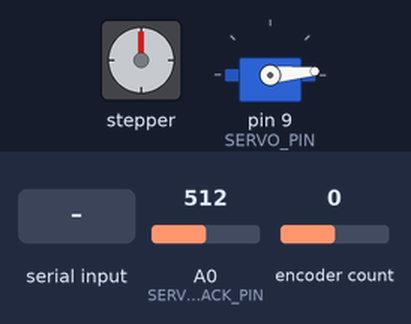
The sketch below on a simulated Arduino Uno, built with avr-gcc and run on an emulated ATmega328P. Parts: stepper motor, servo. Wiring (inferred from the names in the program): stepper motor driver (200 steps per turn assumed): step pin 6; direction pin 5. Inputs (shaded band) come from the test bench; at power-on: encoder count 0, A0 (SERVO_FEEDBACK_PIN) = 512. What the sketch prints to the serial monitor is not drawn.

Above: at 2.7 s.
2.8 s: "90,45,200\n" received over Serial
At 3.25 s:
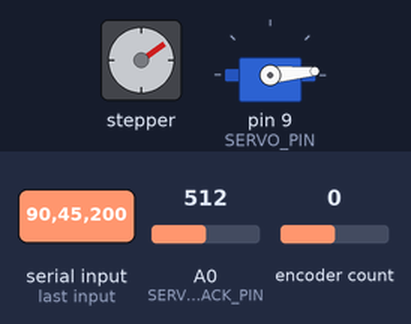
At 3.85 s:
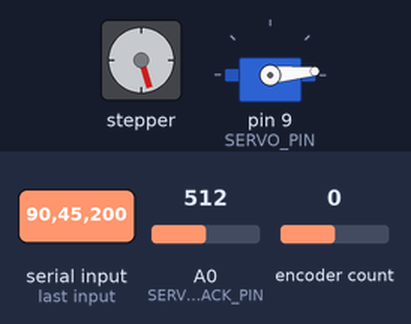
5.8 s: encoder count set to 1
At 11.1 s:
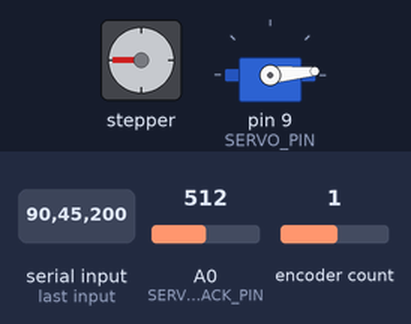
Timing chart, 0 to 20.0 s (numbered marks = the images above; inputs shaded):
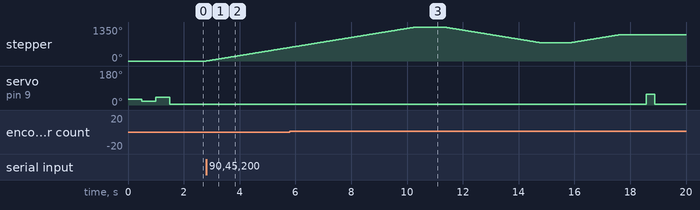

Measured:
- after the input at 2.8 s, stepper: keeps turning clockwise at about 180°/s, starting at once

The sketch:

combobreaker.ino
```cpp
#define CW true
#define CCW !CW

#include <Servo.h>
#include <Encoder.h>

#define SERVO_DEFAULT 30
#define SERVO_MIN 0
#define SERVO_MAX 200
#define SERVO_PIN 9
#define SERVO_FEEDBACK_PIN A0
#define FB_DIFF 10
#define FB_TOLERANCE 3.5
#define FB_DELAY 500

#define ENCODER1 2
#define ENCODER2 3
#define ENCODER_STEPS 1200

#define DIR_PIN  5
#define STEP_PIN 6


#define STEPS 200

#define MIN_DELAY 10

#define DIGITS 40

#define mod(a, b) ((a % b + b) % b)

#define BAUDRATE 9600

int current_digit = 0;

Servo shackle;
Encoder myEnc(ENCODER1, ENCODER2);
long oldPosition;
int mini, maxi, minFeedback, maxFeedback;
char inputBuffer[10];

int combo[3];
String numbers[6];

void setup()
{
  Serial.begin(BAUDRATE);

  pinMode(DIR_PIN, OUTPUT);
  pinMode(STEP_PIN, OUTPUT);
  pinMode(SERVO_FEEDBACK_PIN, INPUT);
  shackle.attach(SERVO_PIN);
  oldPosition = myEnc.read();

  calibrateServo();
}

void blink(int num) {
  for (int i = 0; i < num; i++) {
    digitalWrite(LED_BUILTIN, HIGH);
    delay(500);
    digitalWrite(LED_BUILTIN, LOW);
    delay(500);
  }
}

void loop()
{
  if (Serial.available() > 0) {
    Serial.readBytes(inputBuffer, Serial.available());


    if (numbers[0].equals("")) {
      numbers[0] = inputBuffer;
    } else if (numbers[1].equals("")) {
      numbers[1] = inputBuffer;
    } else if (numbers[2].equals("")) {
      numbers[2] = inputBuffer;
    } else if (numbers[3].equals("")) {
      numbers[3] = inputBuffer;
    } else if (numbers[4].equals("")) {
      numbers[4] = inputBuffer;
    } else if (numbers[5].equals("")) {
      numbers[5] = inputBuffer;
    }

    if (!numbers[5].equals("")) {
      String res = "";
      for (int i = 0; i < 2; i++) {
        res += numbers[i];
      }


      combo[0] = res.toInt();

      res = "";
      for (int i = 2; i < 4; i++) {
        res += numbers[i];
      }

      combo[1] = res.toInt();

      res = "";
      for (int i = 4; i < 6; i++) {
        res += numbers[i];
      }

      combo[2] = res.toInt();

      pin(combo[0], combo[1], combo[2]);
      openShackle();
      for (int i = 0; i < 6; i++) {
//        blink(numbers[i].toInt());
//        delay(1000);
        numbers[i] = "";
      }
    }
  }
}

void shackleHigh()
{
  shackle.write(maxi + (FB_DIFF * (FB_TOLERANCE - 1)));
}

// puts the shackle in middle position
void shackleMid()
{
  shackle.write(maxi);
}

// attempts to open the shackle *safely*
boolean openShackle()
{
  int fb;
  boolean ret = false;

  shackle.write(maxi + (FB_DIFF * FB_TOLERANCE * 1.5));
  delay(300);

  fb = analogRead(SERVO_FEEDBACK_PIN);
  if (fb - maxFeedback > FB_DIFF * FB_TOLERANCE)
  {
    Serial.println("OPENED!");
    ret = true;
  }
  else
  {
    ret = false;
    Serial.println("not opened :(");
  }

  shackleMid();
  return ret;
}

// detect the middle and high positions of the servo
void calibrateServo()
{
  int fb;
  int i = SERVO_DEFAULT;

  shackle.write(i);
  delay(500);
  fb = analogRead(SERVO_FEEDBACK_PIN);

  Serial.println(fb);
  for (i -= FB_DIFF; i > SERVO_MIN; i -= FB_DIFF)
  {
    Serial.print("i=");
    Serial.print(i);
    shackle.write(i);
    mini = i;
    delay(FB_DELAY);
    minFeedback = analogRead(SERVO_FEEDBACK_PIN);
    Serial.print(" fb=");
    Serial.println(minFeedback);

    if (fb - minFeedback < FB_DIFF)
    {
      mini = i + (FB_DIFF * FB_TOLERANCE);
      Serial.println("crap!");
      break;
    }
    fb = minFeedback;

  }


  for (i += FB_DIFF * 2; i <= SERVO_MAX; i += FB_DIFF)
  {
    Serial.print("i=");
    Serial.print(i);
    shackle.write(i);
    maxi = i;
    delay(FB_DELAY);
    maxFeedback = analogRead(SERVO_FEEDBACK_PIN);
    Serial.print(" fb=");
    Serial.println(maxFeedback);

    if (maxFeedback - fb < FB_DIFF)
    {
      maxi = i - (FB_DIFF * FB_TOLERANCE);
      Serial.print("crap!! changing to ");
      Serial.println(maxi);
      shackleMid();
      break;
    }
    fb = maxFeedback;

  }

  Serial.print("mini=");
  Serial.print(mini);
  Serial.print(" maxi=");
  Serial.print(maxi);
  Serial.println("");
}

// enter a full combination through the dial
void pin(int pin1, int pin2, int pin3)
{
  spinto(3, pin1, CW);
  delay(1000);

  spinto(1, pin2, CCW);
  delay(1000);

  spinto(0, pin3, CW);
  delay(1000);
}

void spinto(int spins, int digit, boolean cw)
{
  digitalWrite(DIR_PIN, cw ? HIGH : LOW);

  for (int i = 0; i < spins; i++)
  {
    step(STEPS);
  }
  int tmp = digit;
  Serial.print("going to ");
  Serial.print(digit);
  Serial.print(" cur=");
  Serial.print(current_digit);

  if (cw == CW)
    digit = (DIGITS - digit) + current_digit;
  else
    digit = digit - current_digit;

  digit = mod(digit, DIGITS);

  // track where we are for next time
  current_digit = tmp;

  Serial.print(" moving ");
  Serial.println(digit);
  step(digit * (STEPS / DIGITS));
}
void step(int steps)
{
  long newPosition;
  for (int i = 0; i < steps; i++)
  {
    digitalWrite(STEP_PIN, LOW);
    digitalWrite(STEP_PIN, HIGH);
    delay(MIN_DELAY);
  }

  newPosition = myEnc.read();
  if (newPosition != oldPosition)
  {
    oldPosition = mod(newPosition, ENCODER_STEPS);//XXX
    Serial.print("newpos=");
    Serial.print(newPosition);
    Serial.print(" actual=");
    Serial.print((int)(oldPosition / DIGITS));
    Serial.print(" pos=");
    Serial.println(oldPosition);
  }
}
```
